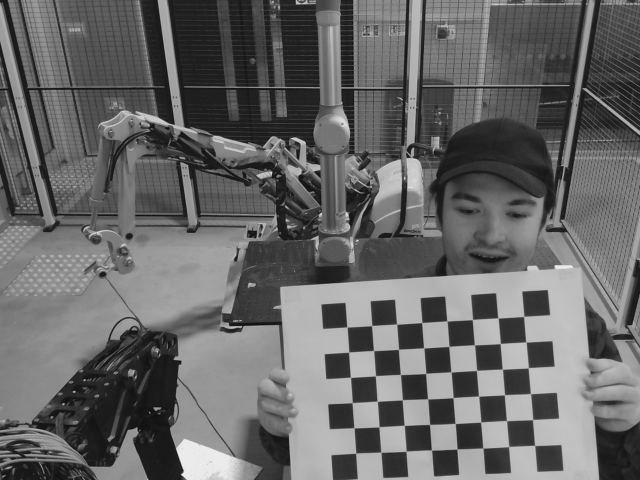
#> input picture ROS_Workspaces/ros_workspace/src/isaac_ur5_cam/Calibration_Images/Live/Img/left-0000.png, 640 x 480 px, given in place of left-0001.png, which was not available
$ python CalibrateCameraScript.py   (older library calls are emulated)
#> lines starting #> are read from the running program, lines starting #| are printed output that depends on the picture; after the words box and inside, x2 and y2 are one past the last pixel; in counts of white or black regions, pixels touching at a corner belong together; pictures that were not available may be replaced by others from this repository, and a replacement may not be noted
import numpy as np
import cv2 as cv2
import glob
from tqdm import tqdm
import yaml
#pip install yaml
#pip install tqdm
print("")
print("Starting Setup...")

distortion = "plumb_bob"

CheckerboardX = 8
CheckerboardY = 6
CheckerboardTotal = CheckerboardX * CheckerboardY
Checkerboard = (CheckerboardX, CheckerboardY)
world_scale = 0.035

# Set the path to the images captured by the left and right cameras
pathL = "../Calibration_Images/Live/Img/"
pathR = "../Calibration_Images/Live/Img/"
totalImages = 27

# Termination criteria for refining the detected corners
criteria = (cv2.TERM_CRITERIA_EPS + cv2.TERM_CRITERIA_MAX_ITER, 30, 0.001)

objp = np.zeros((CheckerboardTotal,3), np.float32)
objp[:,:2] = np.mgrid[0:CheckerboardX,0:CheckerboardY].T.reshape(-1,2)
objp = world_scale*objp

img_ptsL = []
img_ptsR = []
obj_pts = []

print("Starting Img Calculations...")

for imgNum in tqdm(range(1, totalImages+1)):
  imgL = cv2.imread(pathL+"left-%s.png" %(str(imgNum)).zfill(4))
#> imgL is the input picture: shape (480, 640, 3); min 14, max 239, mean 103.1
  imgR = cv2.imread(pathR+"right-%s.png" %(str(imgNum)).zfill(4))
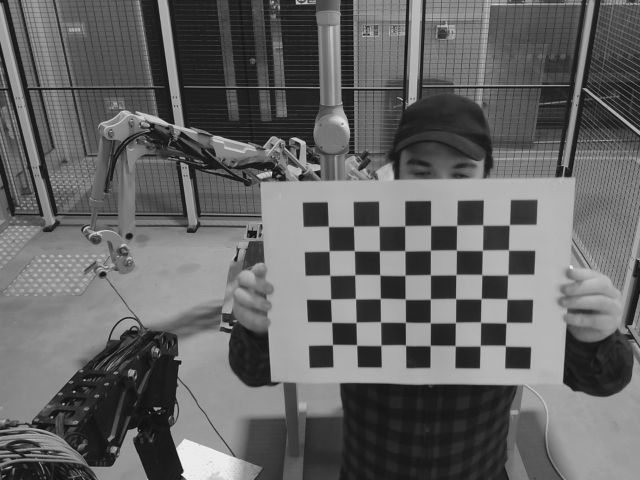
#> input picture ROS_Workspaces/ros_workspace/src/isaac_ur5_cam/Calibration_Images/Live/Img/left-0002.png, 640 x 480 px, given in place of right-0001.png, which was not available
#> imgR is the input picture: shape (480, 640, 3); min 14, max 240, mean 100.8
  imgL_gray = cv2.imread(pathL+"left-%s.png" %(str(imgNum)).zfill(4), 0)
#> imgL_gray: shape (480, 640); min 14, max 239, mean 103.1
  imgR_gray = cv2.imread(pathR+"right-%s.png" %(str(imgNum)).zfill(4), 0)
#> imgR_gray: shape (480, 640); min 14, max 240, mean 100.8

  outputL = imgL.copy()
  outputR = imgR.copy()

  retR, cornersR =  cv2.findChessboardCorners(outputR, Checkerboard, None)
#> retR = True; cornersR = 48 rows, first 8: [328.3, 226.4], [353.5, 226.3], [378.9, 226.1], [404.7, 225.9], [430.6, 225.6], [456.6, 225.3], [482.8, 225], [509.3, 224.9]
  retL, cornersL = cv2.findChessboardCorners(outputL, Checkerboard, None)
#> retL = True; cornersL = 48 rows, first 8: [346.9, 327], [371.6, 325.6], [396.6, 324.1], [421.7, 322.6], [447, 321], [472.4, 319.6], [498, 318], [523.6, 316.4]

  if retR and retL:
    obj_pts.append(objp)
    cv2.cornerSubPix(imgR_gray,cornersR, (11,11), (-1,-1), criteria)
    cv2.cornerSubPix(imgL_gray,cornersL, (11,11), (-1,-1), criteria)
    cv2.drawChessboardCorners(outputR, Checkerboard, cornersR, retR)
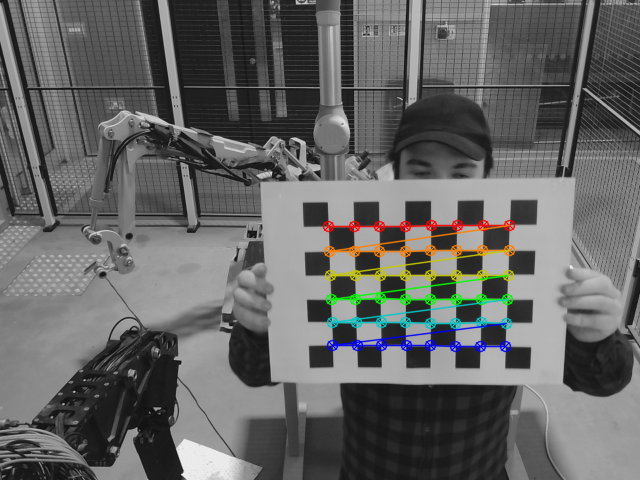
#> outputR: shape (480, 640, 3); 3.05% of pixels changed, all inside (x1, y1, x2, y2) = (322, 219, 516, 353)
    cv2.drawChessboardCorners(outputL, Checkerboard, cornersL, retL)
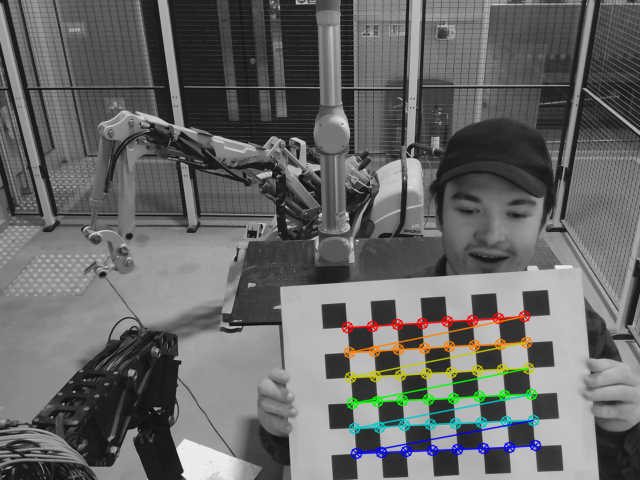
#> outputL: shape (480, 640, 3); 3.07% of pixels changed, all inside (x1, y1, x2, y2) = (341, 310, 542, 460)
#> (the run stopped early here; a loop or call above may not have finished)
